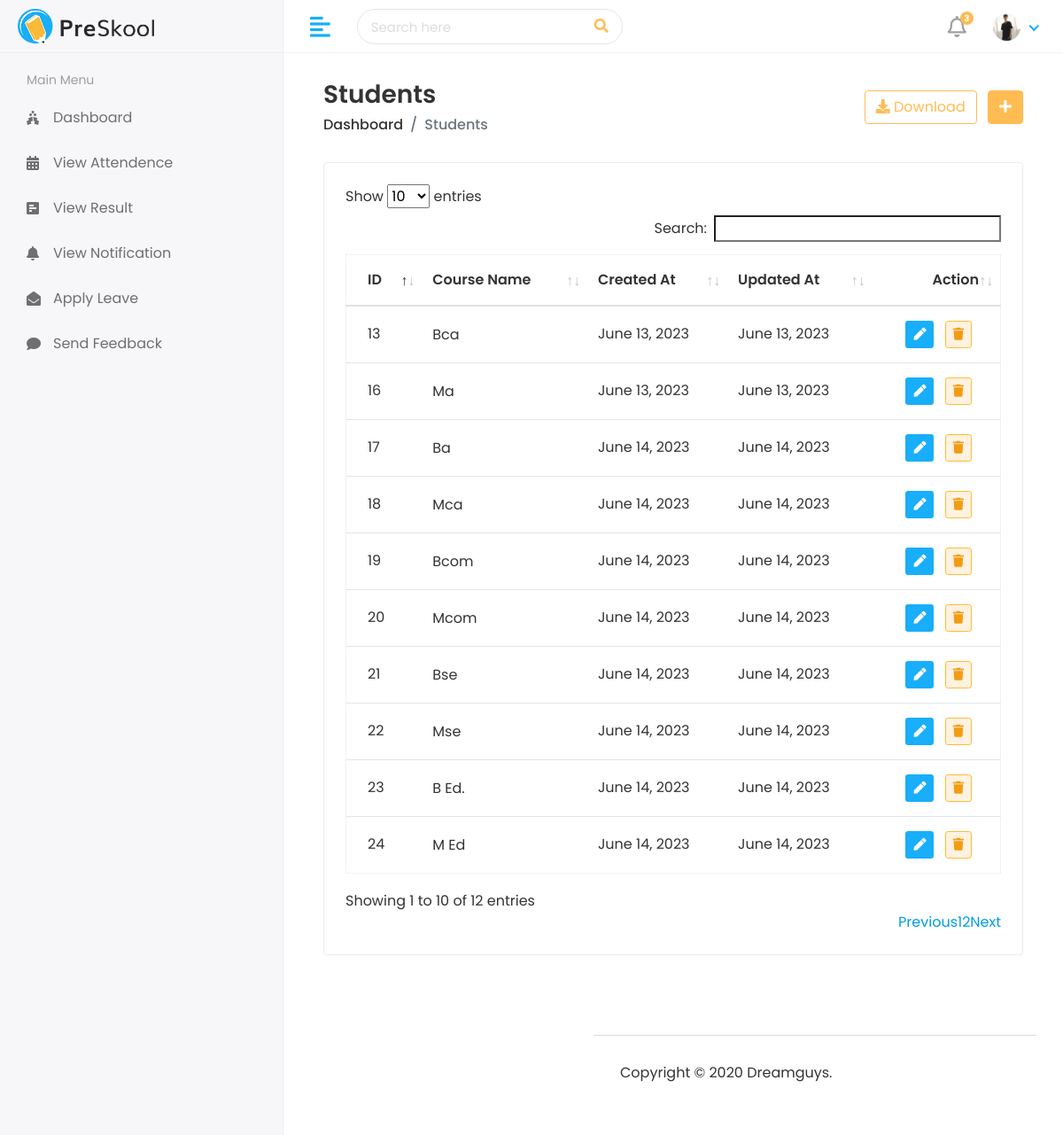
/HOD/Course_View (signed in), run on the app's committed database.
### StudentApp/models.py (models this page shows, shortened)
class CustomUser(AbstractUser):
    user_type = models.CharField(choices=UserTypes , max_length=20 , default='Student' , null=True)
    username = models.CharField(max_length=44,null=True,unique=True)
    profile = models.ImageField(upload_to='media/profile_pic' , null=True , default='static/assets/img/profiles/avatar-01.jpg')

class Course(models.Model):
    name = models.CharField(max_length=100 ,)
    created_at = models.DateField(auto_now_add=True)
    updated_at = models.DateField(auto_now_add=True , null=True)

### StudentApp/HodViews.py (the view)
# urls.py: path('HOD/Course_View' , HodViews.CourseView , name='CourseView'),
@login_required(login_url= '/')
def CourseView(request):
    Courses = Course.objects.all()
    Context = {
        'Courses':Courses,
    }
    return render(request , 'Hod/ViewCourse.html' , Context)

### templates/Hod/ViewCourse.html (shortened to what this page needs)
{% extends 'base.html' %}
{% block content %}
<div class="content container-fluid">
    <div class="page-header">
       <div class="row align-items-center">
          <div class="col">
             <h3 class="page-title">Students</h3>
             <ul class="breadcrumb">
                <li class="breadcrumb-item"><a href="index.html">Dashboard</a></li>
                <li class="breadcrumb-item active">Students</li>
             </ul>
          </div>
          <div class="col-auto text-right float-right ml-auto">
             <a href="#" class="btn btn-outline-primary mr-2"><i class="fas fa-download"></i> Download</a>
             <a href="add-student.html" class="btn btn-primary"><i class="fas fa-plus"></i></a>
          </div>
       </div>
    </div>
    <div class="row">
       <div class="col-sm-12">
          <div class="card card-table">
             <div class="card-body">
                <div class="table-responsive">
                   <table  id="table_id" class="table table-hover table-center mb-0 ">
                      <thead>
                         <tr>
                            <th>ID</th>
                            <th>Course Name</th>
                            <th>Created At</th>
                            <th>Updated At</th>
                            <th class="text-right">Action</th>
                         </tr>
                      </thead>
                      <tbody>
                        {% for i in Courses %}
                         <tr>
                            <td>{{i.id}}</td>
                            <td>
                               <h2 class="table-avatar">
                                  <a href="student-details.html">{{i.name | title}}</a>
                               </h2>
                            </td>
                            <td>{{i.created_at}}</td>
                            <td>{{i.updated_at}}</td>
                            <td class="text-right">
                               <div class="actions">
                                  <a href="{% url 'CourseEdit' i.id %}" class="btn btn-sm bg-success-light mr-2">
                                  <i class="fas fa-pen"></i>
                                  </a>
                                  <a href="{% url 'CourseDelete' i.id %}" class="btn btn-sm bg-warning-light btn-outline-warning mr-2">
                                    <i class="fas fa-trash"></i>
                                  </a>
                            </td>
                         </tr>
                        {% endfor %}
                      </tbody>
                   </table>
                </div>
             </div>
          </div>
       </div>
    </div>
 </div>
{% endblock %}

### templates/includes/header.html (shortened to what this page needs)
{% load static %}
<div class="header">
    <div class="header-left">
       <a href="index.html" class="logo">
       <img src="{% static 'assets/img/logo.png' %}" alt="Logo">
       </a>
    </div>
    <a href="javascript:void(0);" id="toggle_btn">
    <i class="fas fa-align-left"></i>
    </a>
    <div class="top-nav-search">
       <form>
          <input type="text" class="form-control" placeholder="Search here">
          <button class="btn" type="submit"><i class="fas fa-search"></i></button>
       </form>
    </div>
    <ul class="nav user-menu">
       <li class="nav-item dropdown noti-dropdown">
          <a href="#" class="dropdown-toggle nav-link" data-toggle="dropdown">
          <i class="far fa-bell"></i> <span class="badge badge-pill">3</span>
          </a>
       </li>
       <li class="nav-item dropdown has-arrow">
          <a href="#" class="dropdown-toggle nav-link" data-toggle="dropdown">
            {% if not user.profile.url is None and not user.profile.url is "" %}
            <span class="user-img"><img class="rounded-circle" src="{{user.profile.url}}" width="31" alt="Ryan Taylor"></span>
            {% else %}
            <span class="user-img"><img class="rounded-circle" src="{% static 'assets/img/profiles/avatar-01.jpg' %}" width="31" alt="Ryan Taylor"></span>
            {% endif %}
          </a>
       </li>
    </ul>
 </div>

### templates/base.html (style rules this page uses)
* { font-family: 'Poppins' , 'sans-serif'; }

### data on the page
CustomUser: profile (picture)
Course: id "13", name "Bca", created_at "June 13, 2023", updated_at "June 13, 2023"
Course: id "16", name "Ma", created_at "June 13, 2023", updated_at "June 13, 2023"
Course: id "17", name "Ba", created_at "June 14, 2023", updated_at "June 14, 2023"
Course: id "18", name "Mca", created_at "June 14, 2023", updated_at "June 14, 2023"
Course: id "19", name "Bcom", created_at "June 14, 2023", updated_at "June 14, 2023"
Course: id "20", name "Mcom", created_at "June 14, 2023", updated_at "June 14, 2023"
Course: id "21", name "Bse", created_at "June 14, 2023", updated_at "June 14, 2023"
Course: id "22", name "Mse", created_at "June 14, 2023", updated_at "June 14, 2023"
Course: id "23", name "B Ed.", created_at "June 14, 2023", updated_at "June 14, 2023"
Course: id "24", name "M Ed", created_at "June 14, 2023", updated_at "June 14, 2023"
